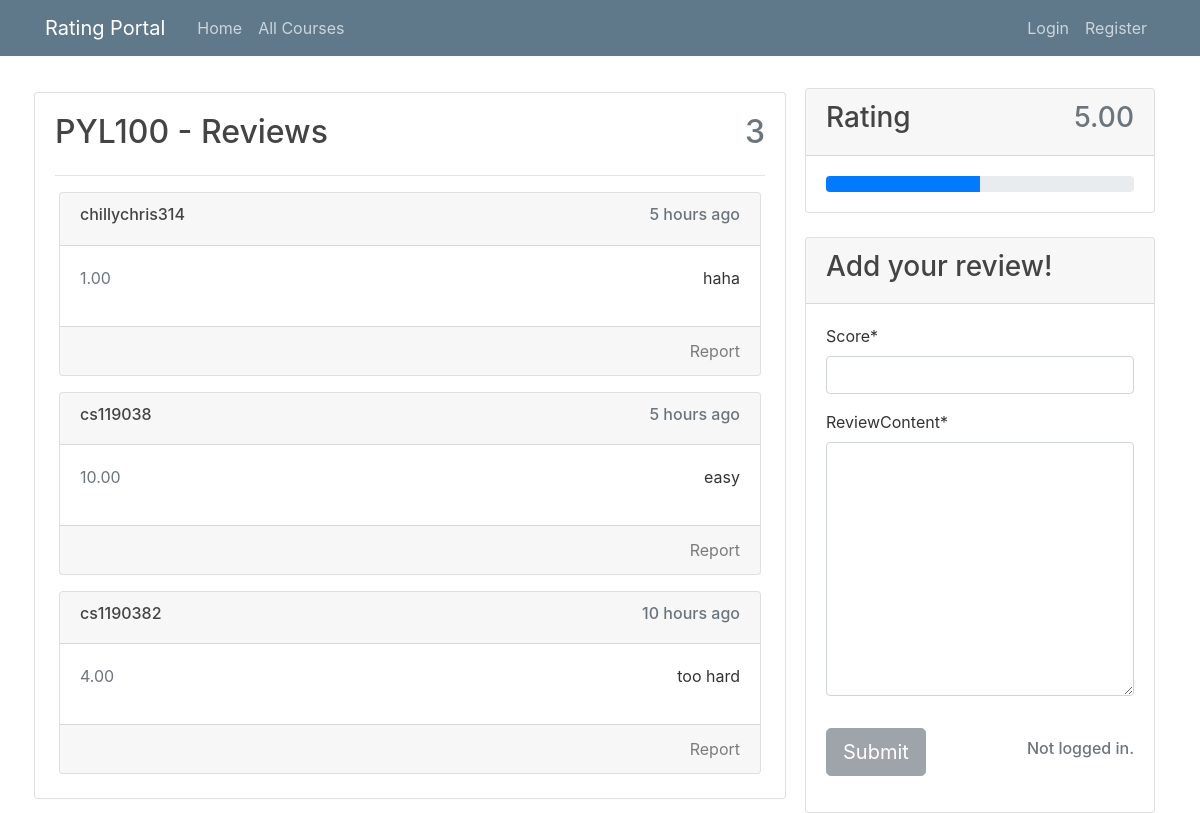
The app's page /course/PYL100/, older data.
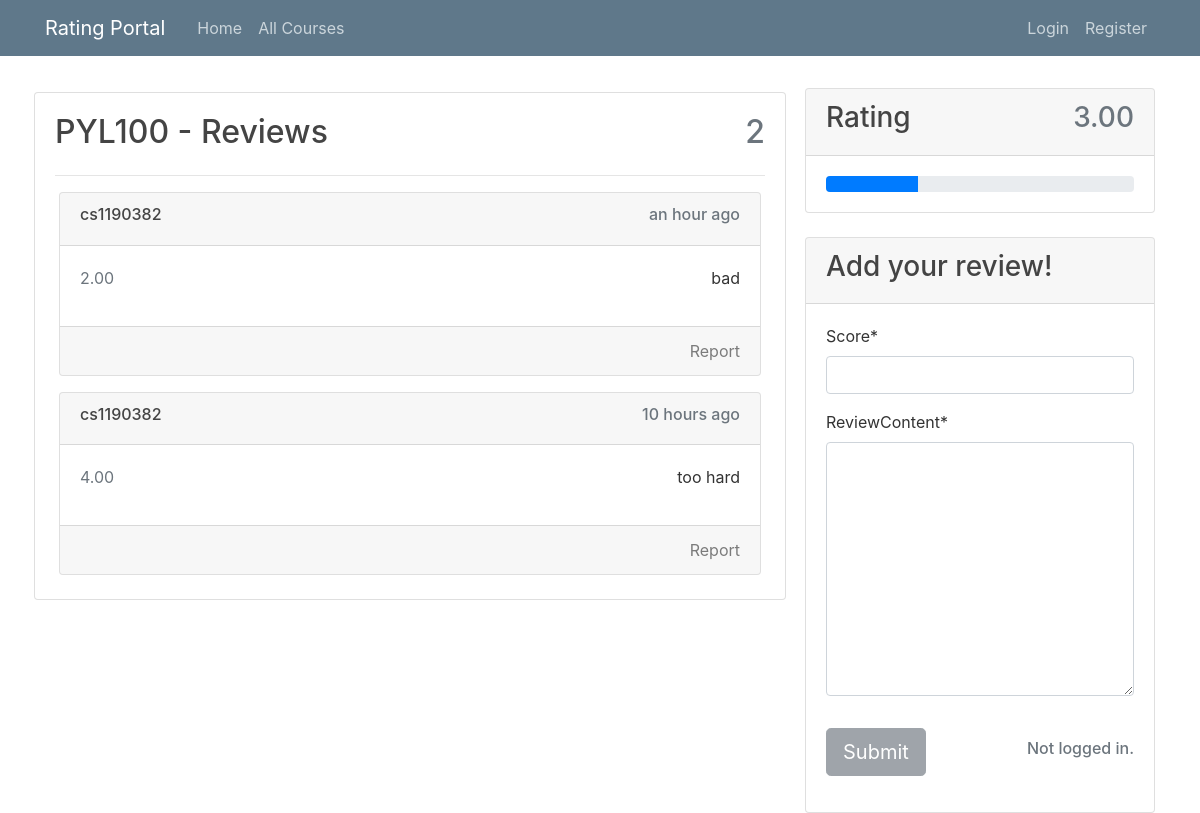
The same page, newer data.
### review/models.py (models this page shows)
class Review(models.Model):
    score = models.DecimalField(decimal_places=2,max_digits=4)
    reviewContent = models.TextField()
    courseName = models.CharField(max_length=120)
    dateAdded = models.DateTimeField(auto_now=False, auto_now_add=True)
    author = models.ForeignKey(User, on_delete= models.CASCADE,related_name='reviews_written')
    class Meta:
        ordering =['-dateAdded']

### courses/views.py (the view)
# urls.py: path("course/<str:courseName>/", courseViews.courseView, name="course"),
def courseView(request, courseName):
    reviews, rating = recheckRatingsFor(courseName)
    courseList = getAllOf("courses")
    if courseName not in [c.courseName for c in courseList]:
        raise Http404("No such Course")
    new_comment = None
    if request.method == "POST":
        comment_form = CommentForm(data=request.POST, initial={"author": request.user})
        if comment_form.is_valid():
            new_comment = comment_form.save(commit=False)
            new_comment.author = request.user
            new_comment.courseName = courseName
            new_comment.save()
            messages.success(request, "Review submitted")
            return redirect("course", courseName=courseName)
    else:
        comment_form = CommentForm(initial={"author": request.user})
    return render(
        request,
        "courses/coursePage.html",
        {
            "reviews": reviews,
            "courseName": courseName,
            "rating": rating,
            "commentForm": comment_form,
        },
    )

### review/forms.py (shortened to what this page needs)
class CommentForm(forms.ModelForm):
    class Meta:
        model = Review
        fields = ("score", "reviewContent")

### courses/views.py (called while the page is built)
def recheckRatingsFor(courseName):
    reviews = getAllOf("review")
    reviews = list(filter(lambda x: x.courseName == courseName, reviews))
    if len(reviews) == 0:
        return [], "Unrated"
    rating = round(sum(x.score for x in reviews) / len(reviews), 2)
    return reviews, rating

def getAllOf(name):
    if name == "review":
        return Review.objects.all()
    elif name == "courses":
        return Course.objects.all()

### courses/templates/courses/coursePage.html (shortened to what this page needs)
{% extends "users/base.html" %}
{% load crispy_forms_tags %}
{% load humanize %}
{% block content %}
<div class="card-body ">
    <div class="d-flex justify-content-between">
        <h2>{{courseName}} - Reviews</h2>
        <h2 class="text-muted">{{reviews|length}}</h2>
    </div>
    <hr class="hr-primary">
    {% for review in reviews %}
    <div class="card m-1 mt-3">
        <div class="card-header">
            <div class="d-flex justify-content-between">
                <a class="card-link text-dark" href="{%url 'profile' profileOwner=review.author.username%}">
                    <h6>{{review.author.username}}</h6>
                </a>
                <h6 class="text-muted">{{review.dateAdded|naturaltime}}</h6>
            </div>
        </div>
        <div class="card-body">
            <div class="d-flex justify-content-between">
                <span class="text-secondary">
                    {{review.score}}
                </span>
                <p class="ml-5">
                    {{review.reviewContent}}
                </p>
            </div>
        </div>
        <div class="card-footer text-right">
            {% if user.is_superuser %}
            <a class="card-link text-black-50"
                href="{% url 'delete' reviewID=review.id %}?next={{request.path}}">Delete</a>
            {% else %}
            {% if user.get_username == review.author.username%}
            <a class="card-link text-black-50"
                href="{% url 'delete' reviewID=review.id %}?next={{request.path}}">Delete</a>
            {% else %}
            <a class="card-link text-black-50"
                href="{% url 'report' reviewID=review.id%}?next={{request.path}}">Report</a>
            {% endif %}
            {% endif %}
        </div>
    </div>
    {%empty%}
    <h5>No reviews yet.</h5>
    {% endfor %}
</div>
{% endblock content %}
{% block sidebar %}
<div class="col-md-4 mt-2">
    <div class="card mb-2">
        <div class="card-header">
            <div class="d-flex justify-content-between">
                <h3>Rating</h3>
                <h3 class="text-muted">{{rating}}</h3>
            </div>
        </div>
        <div class="card-body">
            <div class="progress">
                <div class="progress-bar" role="progressbar" style="width: {% widthratio rating 1 10 %}%"
                    aria-valuenow="{% widthratio rating 1 10 %}" aria-valuemin="0" aria-valuemax="100"></div>
            </div>
        </div>
    </div>
    <div class="card mt-4">
        <div class="card-header">
            <h3>Add your review!</h3>
        </div>
        <div class="card-body">
            <form method="POST">
                <fieldset class='form-group'>
                    {{ commentForm|crispy }}
                </fieldset>
                <div class="form-group">
                    {% if user.is_authenticated %}
                    <button class="btn btn-outline-primary" type="submit">Submit</button>
                    {%else%}
                    <div class="d-flex justify-content-between form-inline">
                        <button type="button" class="btn btn-secondary btn-lg" disabled>Submit</button>
                        <h6 class="text-muted">Not logged in.</h6>
                    </div>
                    {% endif %}
                </div>
            </form>
        </div>
    </div>
</div>
{% endblock sidebar %}

Row changes from the older to the newer data that the page shows:
removed Review: author.username "chillychris314", dateAdded "5 hours ago", score "1.00", reviewContent "haha"
removed Review: author.username "cs119038", dateAdded "5 hours ago", score "10.00", reviewContent "easy"
added Review: author.username "cs1190382", dateAdded "an hour ago", score "2.00", reviewContent "bad"
Text that changed along with them:
{{ reviews|length }}: "3" → "2"
{{ rating }}: "5.00" → "3.00"
